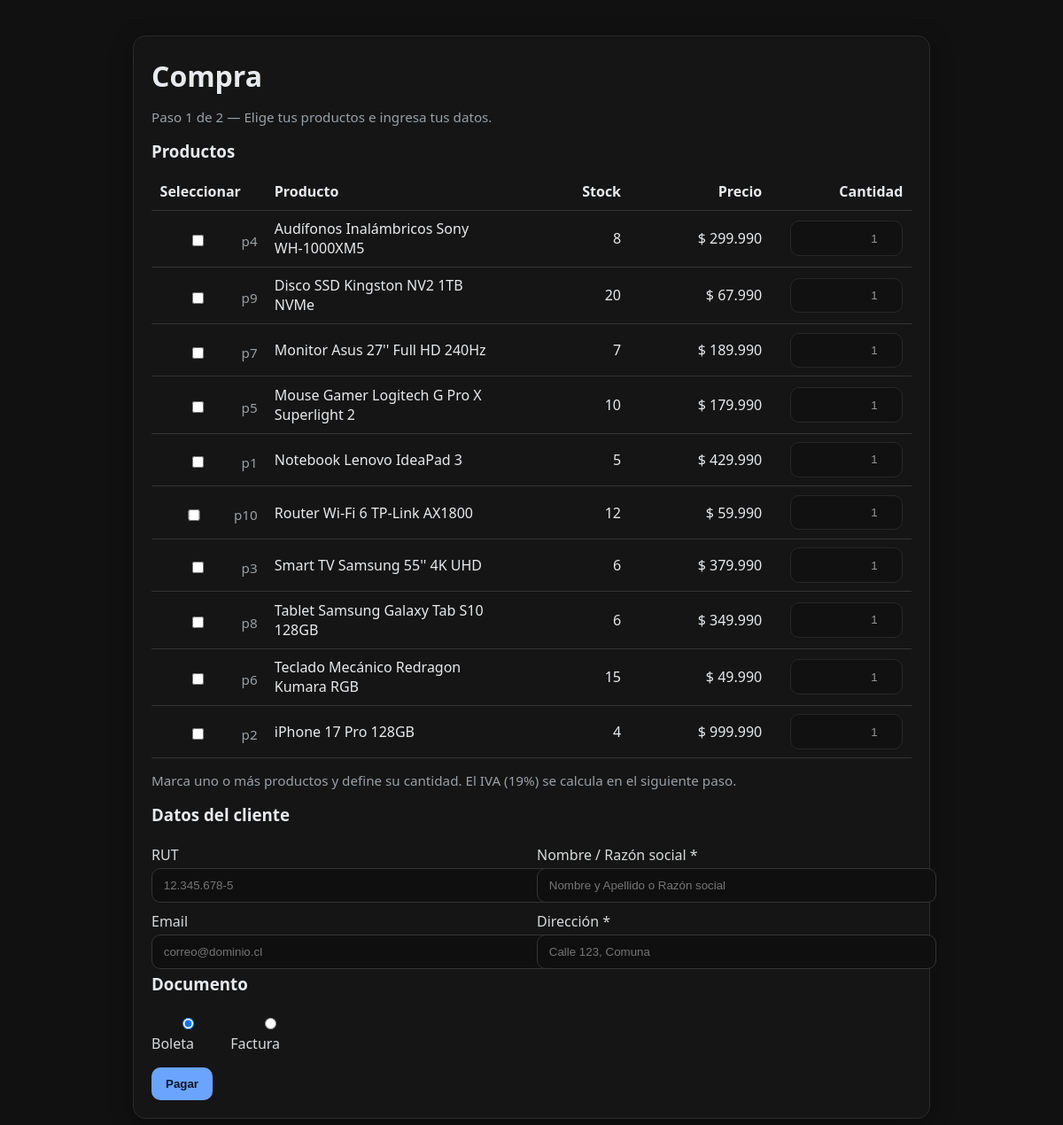
The page / on the database its author committed.
### app.py (models this page shows)
class Product(Base):
    __tablename__ = "products"
    id = Column(String, primary_key=True)
    name = Column(String, nullable=False)
    price = Column(Integer, nullable=False)
    stock = Column(Integer, nullable=False, default=0)
    created_at = Column(DateTime, server_default=func.now())
    updated_at = Column(DateTime, onupdate=func.now(), default=func.now())

### app.py (the view)
@app.get("/")
def form():
    with SessionLocal() as db:
        products = db.scalars(select(Product).order_by(Product.name)).all()
        products_ctx = [{"id": p.id, "name": p.name, "price": p.price, "stock": p.stock} for p in products]
    return render_template(
        "form.html",
        products=products_ctx,
        errors=None,
        formdata=session.get("cliente_form") or {"tipo_doc": "boleta"},
        clp=clp
    )

### app.py (called while the page is built)
def clp(n: int | float) -> str:
    s = f"{int(round(n)):,}"
    return "$ " + s.replace(",", ".")

### templates/form.html (shortened to what this page needs)
{% extends "base.html" %}
{% block content %}
<h1>Compra</h1>
<p class="muted">Paso 1 de 2 — Elige tus productos e ingresa tus datos.</p>
<form method="post" action="{{ url_for('continuar_a_pagos') }}" autocomplete="on" novalidate id="form-compra">
  <h3>Productos</h3>
  <table>
    <thead>
      <tr>
        <th style="width:110px;">Seleccionar</th>
        <th>Producto</th>
        <th class="right" style="width:120px;">Stock</th>
        <th class="right" style="width:140px;">Precio</th>
        <th class="right" style="width:140px;">Cantidad</th>
      </tr>
    </thead>
    <tbody>
      {% for p in products %}
      {% set checked = (formdata.selected_ids and p.id in formdata.selected_ids) %}
      {% set qtyval  = (formdata.qty[p.id] if formdata.qty and p.id in formdata.qty else 1) %}
      <tr>
        <td>
          <label style="display:flex;align-items:center;gap:8px;">
            <input
              type="checkbox"
              name="product_ids"
              value="{{ p.id }}"
              class="chk-prod"
            >
            <span class="muted mono">{{ p.id }}</span>
          </label>
        </td>
        <td>
          {{ p.name }}
        </td>
        <td class="right">{{ p.stock }}</td>
        <td class="right">{{ clp(p.price) }}</td>
        <td class="right">
          <input
            type="number"
            min="1"
            max="{{ p.stock if p.stock > 0 else 1 }}"
            name="qty[{{ p.id }}]"
            class="qty-prod"
            data-stock="{{ p.stock }}"
            style="width:100px;text-align:right"
            value="{{ qtyval }}"
          >
        </td>
      </tr>
      {% endfor %}
    </tbody>
  </table>
  <p class="muted">Marca uno o más productos y define su cantidad. El IVA (19%) se calcula en el siguiente paso.</p>
  <h3>Datos del cliente</h3>
  <div class="row">
    <div>
      <label for="rut">RUT</label>
      <input id="rut" name="rut"
             pattern="^\d{1,2}\.?\d{3}\.?\d{3}-[\dkK]$"
             value="{{ formdata.rut or '' }}" placeholder="12.345.678-5" />
    </div>
    <div>
      <label for="nombre">Nombre / Razón social *</label>
      <input id="nombre" name="nombre" required minlength="3" maxlength="80"
             pattern="^[A-Za-zÁÉÍÓÚÑáéíóúñ\s.'-]{3,80}$"
             value="{{ formdata.nombre or '' }}" placeholder="Nombre y Apellido o Razón social" />
    </div>
  </div>
  <div class="row">
    <div>
      <label for="email">Email</label>
      <input id="email" name="email" type="email" value="{{ formdata.email or '' }}" placeholder="correo@dominio.cl" />
    </div>
    <div>
      <label for="direccion">Dirección *</label>
      <input id="direccion" name="direccion" required minlength="5" maxlength="120"
             value="{{ formdata.direccion or '' }}" placeholder="Calle 123, Comuna" />
    </div>
  </div>
  <h3>Documento</h3>
  <div style="display:flex; gap:16px; align-items:center; margin:8px 0 12px;">
    <label><input type="radio" name="tipo_doc" value="boleta" {% if (formdata.tipo_doc or 'boleta') == 'boleta' %}checked{% endif %}> Boleta</label>
    <label><input type="radio" name="tipo_doc" value="factura" {% if formdata.tipo_doc == 'factura' %}checked{% endif %}> Factura</label>
  </div>
  <button class="btn" type="submit">Pagar</button>
</form>
{% endblock %}

### templates/base.html (shortened to what this page needs)
<!doctype html>
<html lang="es">
<head>
</head>
<body>
  <div class="wrap">
    <div class="card">
      {% block content %}{% endblock %}
    </div>
  </div>
</body>
</html>

### templates/base.html (style rules this page uses)
:root { --bg:#0b0b0b; --card:#151515; --muted:#9aa0a6; --txt:#e8eaed; --accent:#6aa4ff; }
html,body { margin:0;padding:0;background:#111;color:var(--txt);font-family:system-ui,Segoe UI,Roboto,Arial,sans-serif; }
.wrap { max-width:900px;margin:24px auto;padding:16px; }
.card { background:var(--card);border:1px solid #2a2a2a;border-radius:14px;padding:20px;box-shadow:0 6px 24px rgba(0,0,0,.35); }
h1,h2,h3 { margin:.2rem 0 .8rem 0 }
label { display:block;margin:.6rem 0 .25rem 0;color:#d7dadc }
input,select,textarea { width:100%;padding:.7rem .8rem;border-radius:10px;border:1px solid #343434;background:#0f0f0f;color:#e8eaed; }
.row { display:grid;grid-template-columns:1fr 1fr;gap:12px }
.btn { display:inline-block;background:var(--accent);color:#081424;border:none;padding:.7rem 1rem;border-radius:10px;font-weight:600;cursor:pointer;text-decoration:none }
table { width:100%;border-collapse:collapse;margin-top:12px }
th,td { border-bottom:1px solid #333;padding:.6rem;text-align:left }
.right { text-align:right }
.muted { color:var(--muted);font-size:.95rem }

### rows shown on the page
Product: id "p4", name "Audífonos Inalámbricos Sony WH-1000XM5", stock "8", price "$ 299.990", qtyval "1"
Product: id "p9", name "Disco SSD Kingston NV2 1TB NVMe", stock "20", price "$ 67.990", qtyval "1"
Product: id "p7", name "Monitor Asus 27'' Full HD 240Hz", stock "7", price "$ 189.990", qtyval "1"
Product: id "p5", name "Mouse Gamer Logitech G Pro X Superlight 2", stock "10", price "$ 179.990", qtyval "1"
Product: id "p1", name "Notebook Lenovo IdeaPad 3", stock "5", price "$ 429.990", qtyval "1"
Product: id "p10", name "Router Wi-Fi 6 TP-Link AX1800", stock "12", price "$ 59.990", qtyval "1"
Product: id "p3", name "Smart TV Samsung 55'' 4K UHD", stock "6", price "$ 379.990", qtyval "1"
Product: id "p8", name "Tablet Samsung Galaxy Tab S10 128GB", stock "6", price "$ 349.990", qtyval "1"
Product: id "p6", name "Teclado Mecánico Redragon Kumara RGB", stock "15", price "$ 49.990", qtyval "1"
Product: id "p2", name "iPhone 17 Pro 128GB", stock "4", price "$ 999.990", qtyval "1"
